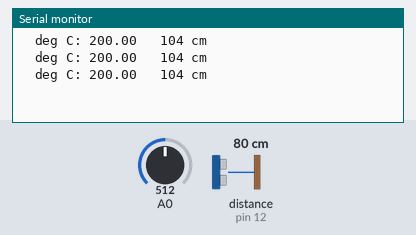
Recording of a sketch running on a simulated Arduino Uno, built with avr-gcc and run on an emulated ATmega328P. On the bench: the last lines printed to the serial monitor. Wiring (inferred from the names in the program): ultrasonic range finder: trigger pin 13; echo pin 12. The test bench sets the inputs (shaded band); at power-on: distance to the obstacle (sensor on pin 12) 80 cm, A0 = 512. The echo pulse lasts 58.3 µs per cm.

Above: at 1.3 s.
1.4 s: distance to the obstacle (sensor on pin 12) set to 250 cm
At 2.0 s:
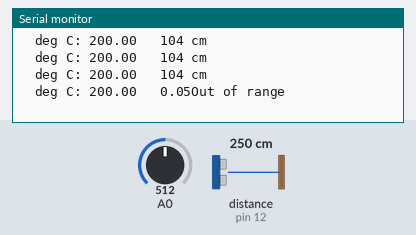
3.5 s: A0 set to 716
At 4.0 s:
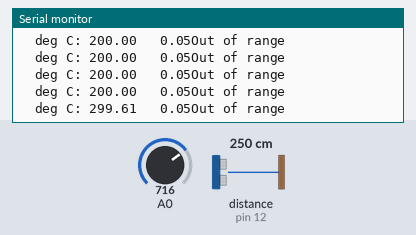
5.0 s: distance to the obstacle (sensor on pin 12) set to 2 cm
At 5.5 s:
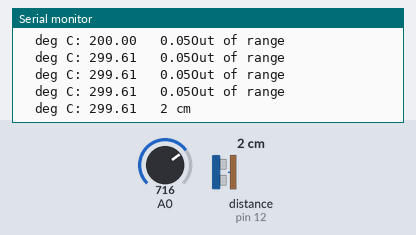
6.5 s: A0 set to 900
At 7.0 s:
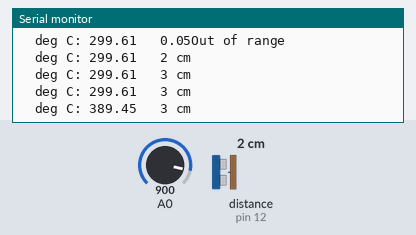
Timing chart, 0 to 9.0 s (numbered marks = the images above; inputs shaded):
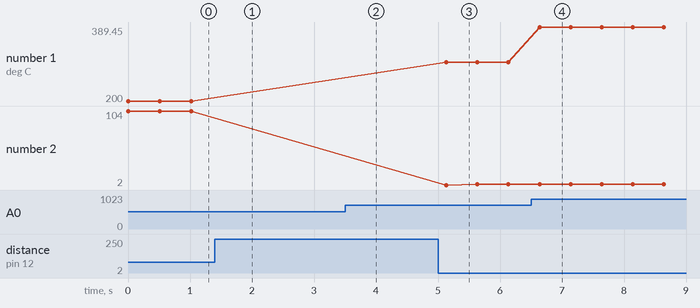

The sketch:

DistancefromTemperature.ino
```cpp
/*
HC-SR04 Ping distance sensor]
Temperature Sensor TMP36
VCC to arduino 5v GND to arduino GND
Echo to Arduino pin 12 Trig to Arduino pin 13
Red POS to Arduino pin 11
Green POS to Arduino pin 10
Analog 0 to TMP36
Original code improvements to the Ping sketch sourced from Trollmaker.com
Some code and wiring inspired by http://en.wikiversity.org/wiki/User:Dstaub/robotcar
Additional code added to adjust speed of sound based on temperature modified from SparkFun code

*/

// We'll use analog input 0 to measure the temperature sensor's
// signal pin.

const int temperaturePin = 0;

#define trigPin 13
#define echoPin 12

void setup() {
  Serial.begin (9600);
  pinMode(trigPin, OUTPUT);
  pinMode(echoPin, INPUT);
}

void loop() {
  long duration, distance;
  float voltage, degreesC, degreesF, speedOfSound;

  // First we'll measure the voltage at the analog pin. Normally
  // we'd use analogRead(), which returns a number from 0 to 1023.
  // Here we've written a function (further down) called
  // getVoltage() that returns the true voltage (0 to 5 Volts)
  // present on an analog input pin.

  voltage = getVoltage(temperaturePin);

  // Now we'll convert the voltage to degrees Celsius.
  // This formula comes from the temperature sensor datasheet:

  degreesC = (voltage - 0.5) * 100.0;

  // While we're at it, let's convert degrees Celsius to Fahrenheit.
  // This is the classic C to F conversion formula:

  degreesF = degreesC * (9.0/5.0) + 32.0;

  digitalWrite(trigPin, LOW);  // Added this line
  delayMicroseconds(2); // Added this line
  digitalWrite(trigPin, HIGH);
//  delayMicroseconds(1000); - Removed this line
  delayMicroseconds(10); // Added this line
  digitalWrite(trigPin, LOW);
  duration = pulseIn(echoPin, HIGH);
  speedOfSound = (degreesC * 0.6 + 331.5)/10000;
  distance = (duration/2) * speedOfSound; //includes Speed of Sound conversion factor into centimeters and micro seconds

  if (distance >= 200 || distance <= 0){
    Serial.print("  deg C: ");
    Serial.print(degreesC);
    Serial.print("   ");
    Serial.print(speedOfSound);
    Serial.println("Out of range");

  }
  else {
    Serial.print("  deg C: ");
    Serial.print(degreesC);
    Serial.print("   ");
    Serial.print(distance);
    Serial.println(" cm");
  }
  delay(500);
}


float getVoltage(int pin)
{

  return (analogRead(pin) * 0.004882814);
}
```

Measured:
- after the input at 1.4 s, the serial monitor: prints a new line after 0.13 s (image 1)
- after the input at 3.5 s, the serial monitor: prints a new line after 0.10 s (image 2)
- after the input at 5.0 s, the serial monitor: prints a new line after 0.13 s (image 3)
- after the input at 6.5 s, the serial monitor: prints a new line after 0.14 s (image 4)
- plotted number 1: 299.61 → 389.45 after the input at 6.5 s
- plotted number 2: 104 → 3 after the input at 5.0 s
